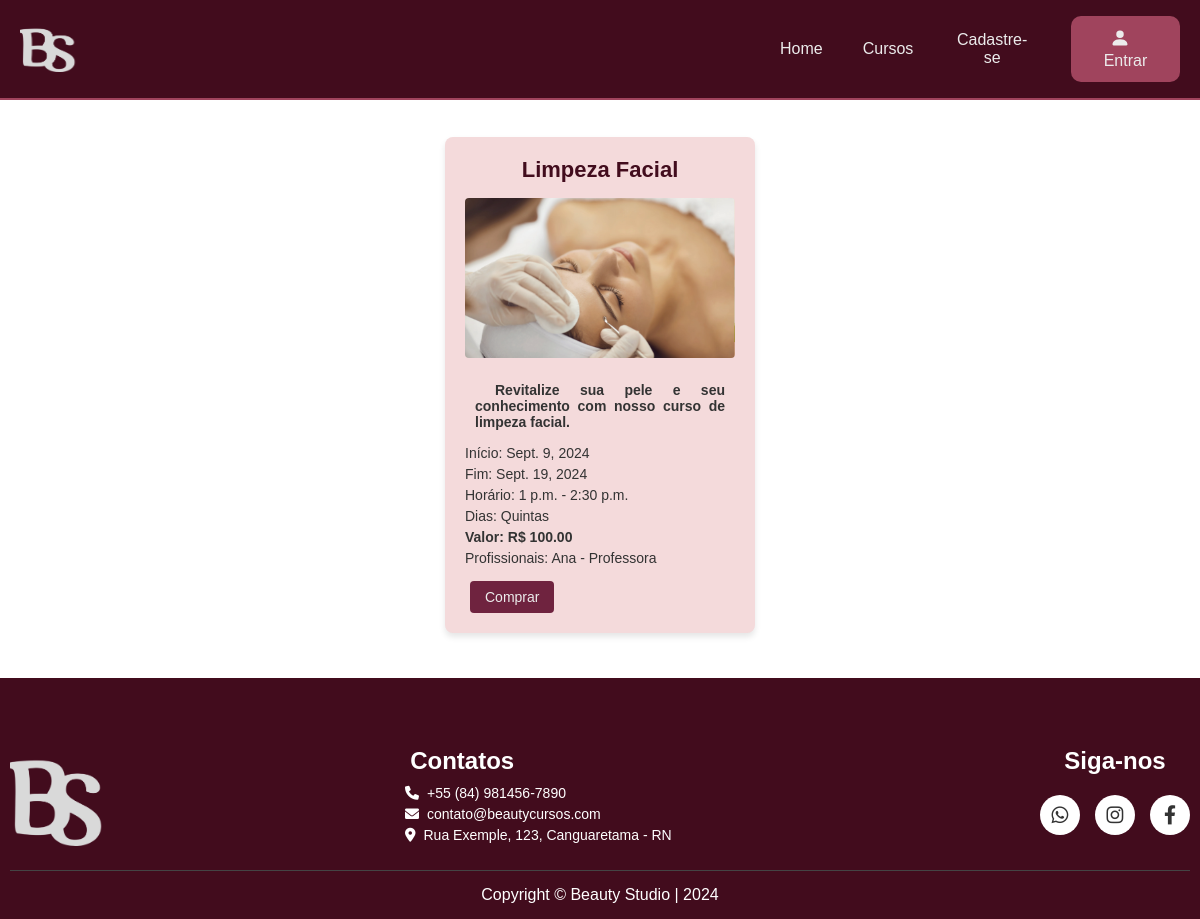
Page /curso/11/ on the committed database.
### BStudios/models.py (models this page shows, shortened)
class Curso(models.Model):
    idCurso = models.BigAutoField(primary_key=True)
    nome = models.CharField(max_length=100, null=False)
    image = models.ImageField(upload_to='image/curso', null=True)
    descricao = models.CharField(max_length=300, null=False)
    dataInicio = models.DateField(null=False)
    dataFim = models.DateField(null=False)
    hora_inicio = models.TimeField(null=False)
    hora_final = models.TimeField(null=False)
    dias = models.CharField(max_length=100,null=False)
    valor_cur = models.DecimalField(max_digits=10, decimal_places=2, null=False)
    fk_idCaCursos = models.ForeignKey(CaCursos, on_delete=models.CASCADE)
    fk_idFuncionario = models.ForeignKey(Funcionario, on_delete=models.CASCADE)

class Funcionario(models.Model):
    idFuncionario = models.BigAutoField(primary_key=True)
    nome = models.CharField(max_length=100, null=False)
    email = models.EmailField(max_length=200, null=False)
    telefone = models.CharField(max_length=11, null=False)
    cargo = models.CharField(max_length=100, null=False)
    def __str__(self):
        return self.nome + " - " + self.cargo

### BStudios/views.py (the view)
# urls.py: path('curso/<idCurso>/', views.detalhes, name='detalhes'),
def detalhes(request, idCurso):
    detalhe = Curso.objects.get(idCurso = idCurso)
    if 'historico_cursos' not in request.session:
        request.session['historico_cursos'] = []
    historico = request.session['historico_cursos']
    if detalhe.idCurso not in historico:
        historico.append(detalhe.idCurso)
    if len(historico) > 10:
        historico.pop(0)
    request.session['historico_cursos'] = historico
    context ={'detalhe':detalhe}
    return render(request, 'BStudios/curso_detalhes.html', context)

### BStudios/templates/BStudios/curso_detalhes.html
{% extends "BStudios/master.html" %}
{%load static%}
{% block content %}
<link rel="stylesheet" href="{% static 'css/saibamais.css' %}">
<div class="curso-detalhes">
    <div class="curso-item">
        <h3 class="curso-nome">{{ detalhe.nome }}</h3>
        <img class="curso-imagem" src="{{ detalhe.image.url }}" alt="{{ detalhe.nome }}">
        <div class="curso-info">
            <p class="curso-descricao">{{ detalhe.descricao }}</p>
            <p class="curso-data">Início: {{ detalhe.dataInicio }}</p>
            <p class="curso-data">Fim: {{ detalhe.dataFim }}</p>
            <p class="curso-horario">Horário: {{ detalhe.hora_inicio }} - {{ detalhe.hora_final }}</p>
            <p class="curso-dias">Dias: {{ detalhe.dias }}</p>
            <p class="curso-valor">Valor: R$ {{ detalhe.valor_cur }}</p>
            <p class="curso-profissionais">Profissionais: {{ detalhe.fk_idFuncionario }}</p>
            {% if request.user.is_superuser %}
            <a class="curso-editar" href="{% url 'edit_curso' detalhe.idCurso %}">Editar</a>
            <a class="curso-excluir" href="{% url 'excluir_curso' detalhe.idCurso %}">Excluir</a>
            {% else %}
            {% if user.is_authenticated %}
                <a class="curso-comprar" href="{% url 'comprar_curso' detalhe.idCurso %}">Comprar</a>
            {% else %}
                <a class="curso-comprar" href="{% url 'arealogin' %}">Comprar</a>
            {% endif %}
            {% endif %}
        </div>
    </div>
</div>
{% endblock content %}

### BStudios/static/css/master.css (style rules this page uses)
:root { --vinhoprinci: #420c1d; --vinho: #6f233f; --vinhoclaro: #a0445d; --marromleve: #cb5c64; --vinhobb: #e490ba; --vinhclaro: #eaa59f; --brancovinho: #f4dadb; --corhover: #eaa59f5b; --fontwhite: #ececec; }
* { margin: 0; padding: 0; box-sizing: border-box; font-family: Verdana, Geneva, Tahoma, sans-serif; }

### BStudios/static/css/saibamais.css (style rules this page uses)
:root { --vinhoprinci: #420c1d; --vinho: #6f233f; --vinhoclaro: #a0445d; --marromleve: #cb5c64; --vinhobb: #e490ba; --vinhclaro: #eaa59f; --brancovinho: #f4dadb; --corhover: #eaa59f5b; --fontwhite: #ececec; --preto: #333; --cinza: #777; --branco: #fff; }
.curso-detalhes { display: flex; flex-wrap: wrap; justify-content: space-around; padding: 0; list-style-type: none; margin-top: 2%; margin-bottom: 30px; }
.curso-item { background-color: var(--brancovinho); border-radius: 8px; padding: 20px; width: 310px; margin: 15px; box-shadow: 0 4px 6px rgba(0, 0, 0, 0.1); text-align: left; transition: transform 0.3s ease; }
.curso-nome { font-size: 22px; color: var(--vinhoprinci); text-align: center; margin-bottom: 15px; }
.curso-imagem { width: 100%; height: 160px; object-fit: cover; border-radius: 4px; margin-bottom: 10px; }
.curso-info p { font-size: 14px; color: var(--preto); margin-bottom: 5px; }
.curso-descricao { font-size: 16px; font-weight: bold; padding: 10px; color: var(--vinhoprinci); margin-bottom: 20px; text-align: justify; text-indent: 20px; }
.curso-valor { font-size: 16px; color: var(--vinhoclaro); font-weight: bold; }
.curso-editar, .curso-excluir, .curso-comprar { display: inline-block; margin: 10px 5px 0; padding: 8px 15px; background-color: var(--vinho); color: var(--fontwhite); text-decoration: none; border-radius: 4px; font-size: 14px; align-items: center; transition: background-color 0.3s ease; }

### rows in the picture
Curso: nome "Limpeza Facial", image (picture), descricao "Revitalize sua pele e seu conhecimento com nosso curso de limpeza facial.", dataInicio "Sept. 9, 2024", dataFim "Sept. 19, 2024", hora_inicio "1 p.m.", hora_final "2:30 p.m.", dias "Quintas", valor_cur "100.00", fk_idFuncionario "Ana - Professora"
